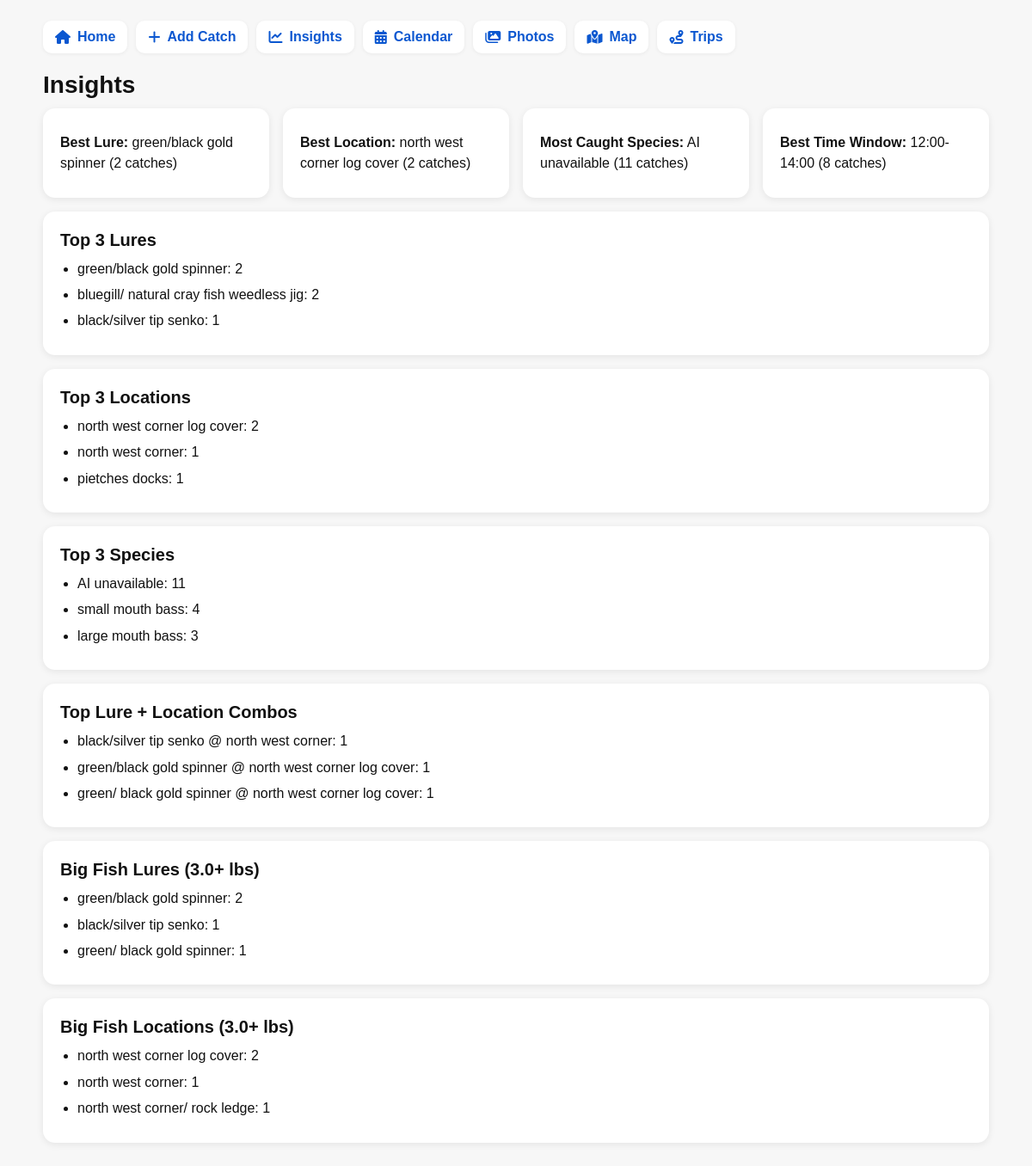
Screenshot of /insights with the database file from the repository.
### tables this page shows
CREATE TABLE catches (
            id INTEGER PRIMARY KEY AUTOINCREMENT,
            timestamp TEXT,
            species TEXT,
            lure TEXT,
            technique TEXT,
            location TEXT,
            weight TEXT,
            length TEXT,
            wind TEXT,
            temp TEXT,
            notes TEXT,
            mode TEXT,
            photo_path TEXT,
            photo_taken_at TEXT,
            photo_gps_lat TEXT,
            photo_gps_lon TEXT,
            photo_device TEXT,
            metadata_found INTEGER
        , is_favorite INTEGER DEFAULT 0, cloud_cover TEXT, trip_id INTEGER, water_temp TEXT, air_pressure TEXT);

### app.py (the view)
@app.route("/insights")
def insights():
    catches = get_all_catches()
    data = get_insights(catches)
    return render_template("insights.html", data=data)

### app.py (called while the page is built)
def get_connection():
    conn = sqlite3.connect(DB_FILE)
    conn.row_factory = sqlite3.Row
    return conn

def clean_value(value):
    if value is None:
        return None
    value = str(value).strip()
    if value == "":
        return None
    return value

def parse_datetime_from_catch(catch):
    timestamp = clean_value(catch["timestamp"])
    photo_taken_at = clean_value(catch["photo_taken_at"])
    for raw_time in [timestamp, photo_taken_at]:
        if not raw_time:
            continue
        for fmt in [
            "%Y-%m-%d %H:%M:%S",
            "%Y-%m-%d %H:%M",
            "%m/%d/%Y %I:%M %p",
            "%Y-%m-%dT%H:%M:%S",
            "%Y:%m:%d %H:%M:%S"
        ]:
            try:
                return datetime.strptime(raw_time, fmt)
            except ValueError:
                continue
    return None

def normalize_weight(weight):
    if weight is None:
        return None
    text = str(weight).strip().lower()
    text = text.replace("lbs", "").replace("lb", "").strip()
    try:
        return float(text)
    except ValueError:
        return None

### templates/insights.html
{% extends "base.html" %}
{% block content %}
<h1>Insights</h1>
<div class="grid">
    <div class="card">
        <p><strong>Best Lure:</strong> {% if data.best_lure %}{{ data.best_lure[0] }} ({{ data.best_lure[1] }} catches){% else %}N/A{% endif %}</p>
    </div>
    <div class="card">
        <p><strong>Best Location:</strong> {% if data.best_location %}{{ data.best_location[0] }} ({{ data.best_location[1] }} catches){% else %}N/A{% endif %}</p>
    </div>
    <div class="card">
        <p><strong>Most Caught Species:</strong> {% if data.top_species %}{{ data.top_species[0] }} ({{ data.top_species[1] }} catches){% else %}N/A{% endif %}</p>
    </div>
    <div class="card">
        <p><strong>Best Time Window:</strong> {% if data.best_time_window %}{{ data.best_time_window[0] }} ({{ data.best_time_window[1] }} catches){% else %}N/A{% endif %}</p>
    </div>
</div>
<div class="card">
    <h2>Top 3 Lures</h2>
    <ul>
        {% if data.top_lures %}
            {% for name, count in data.top_lures %}
                <li>{{ name }}: {{ count }}</li>
            {% endfor %}
        {% else %}
            <li>N/A</li>
        {% endif %}
    </ul>
</div>
<div class="card">
    <h2>Top 3 Locations</h2>
    <ul>
        {% if data.top_locations %}
            {% for name, count in data.top_locations %}
                <li>{{ name }}: {{ count }}</li>
            {% endfor %}
        {% else %}
            <li>N/A</li>
        {% endif %}
    </ul>
</div>
<div class="card">
    <h2>Top 3 Species</h2>
    <ul>
        {% if data.top_species_list %}
            {% for name, count in data.top_species_list %}
                <li>{{ name }}: {{ count }}</li>
            {% endfor %}
        {% else %}
            <li>N/A</li>
        {% endif %}
    </ul>
</div>
<div class="card">
    <h2>Top Lure + Location Combos</h2>
    <ul>
        {% if data.top_combos %}
            {% for name, count in data.top_combos %}
                <li>{{ name }}: {{ count }}</li>
            {% endfor %}
        {% else %}
            <li>N/A</li>
        {% endif %}
    </ul>
</div>
<div class="card">
    <h2>Big Fish Lures (3.0+ lbs)</h2>
    <ul>
        {% if data.big_lures %}
            {% for name, count in data.big_lures %}
                <li>{{ name }}: {{ count }}</li>
            {% endfor %}
        {% else %}
            <li>N/A</li>
        {% endif %}
    </ul>
</div>
<div class="card">
    <h2>Big Fish Locations (3.0+ lbs)</h2>
    <ul>
        {% if data.big_locations %}
            {% for name, count in data.big_locations %}
                <li>{{ name }}: {{ count }}</li>
            {% endfor %}
        {% else %}
            <li>N/A</li>
        {% endif %}
    </ul>
</div>
{% endblock %}

### templates/base.html (style rules this page uses)
body { font-family: Arial, sans-serif; max-width: 1100px; margin: 0 auto; padding: 16px; background: #f7f7f7; color: #111; }
h1 { margin-top: 0; margin-bottom: 10px; font-size: 28px; line-height: 1.2; }
h2 { margin-top: 0; margin-bottom: 10px; font-size: 20px; line-height: 1.3; }
p { margin: 8px 0; line-height: 1.5; }
.card { background: white; border-radius: 14px; padding: 16px; margin-bottom: 16px; box-shadow: 0 2px 8px rgba(0,0,0,0.08); }
.grid { display: grid; grid-template-columns: 1fr; gap: 16px; }
ul { padding-left: 20px; margin: 0; }
li { margin-bottom: 8px; line-height: 1.4; }
@media (min-width: 700px) { body { padding: 24px; } }
@media (min-width: 700px) { .grid { grid-template-columns: repeat(auto-fit, minmax(220px, 1fr)); } }
@media (min-width: 700px) { .card { padding: 20px; } }

### rows the page displays
catches: lure "green/black gold spinner", location "north west corner log cover", count "2", species "small mouth bass", count "4"
catches: species "AI unavailable", count "11"
catches: lure "bluegill/ natural cray fish weedless jig", count "2", location "north west corner/ rock ledge", count "1"
catches: lure "black/silver tip senko", count "1", location "north west corner", species "large mouth bass", count "3"
catches: location "pietches docks", count "1"
catches: lure "green/ black gold spinner", metadata_found "1"

### other values shown
{{ data.best_lure[1] }} "2"
{{ data.best_location[1] }} "2"
{{ data.top_species[1] }} "11"
{{ data.best_time_window[0] }} "12:00-14:00"
{{ data.best_time_window[1] }} "8"
{{ name }} "black/silver tip senko @ north west corner" "green/black gold spinner @ north west corner log cover" "green/ black gold spinner @ north west corner log cover"
{{ count }} "1" "1" "1"
